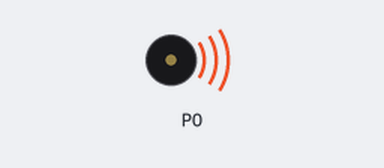
Simulated run of this program. Board: BBC micro:bit (MakeCode). Parts: buzzer (waves = sounding).

Above: at 0.2 s.
Timing chart, 0 to 3.0 s (numbered marks = the images above):
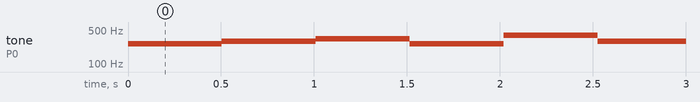

The program:

main.ts
```typescript
basic.forever(function () {
    music.play(music.tonePlayable(262, music.beat(BeatFraction.Whole)), music.PlaybackMode.UntilDone)
    music.play(music.tonePlayable(294, music.beat(BeatFraction.Whole)), music.PlaybackMode.UntilDone)
    music.play(music.tonePlayable(330, music.beat(BeatFraction.Whole)), music.PlaybackMode.UntilDone)
    music.play(music.tonePlayable(262, music.beat(BeatFraction.Whole)), music.PlaybackMode.UntilDone)
    music.play(music.tonePlayable(392, music.beat(BeatFraction.Whole)), music.PlaybackMode.UntilDone)
    music.play(music.tonePlayable(294, music.beat(BeatFraction.Whole)), music.PlaybackMode.UntilDone)
    music.play(music.tonePlayable(392, music.beat(BeatFraction.Whole)), music.PlaybackMode.UntilDone)
    music.play(music.tonePlayable(294, music.beat(BeatFraction.Whole)), music.PlaybackMode.UntilDone)
    music.play(music.tonePlayable(262, music.beat(BeatFraction.Whole)), music.PlaybackMode.UntilDone)
    music.play(music.tonePlayable(220, music.beat(BeatFraction.Whole)), music.PlaybackMode.UntilDone)
    music.play(music.tonePlayable(330, music.beat(BeatFraction.Whole)), music.PlaybackMode.UntilDone)
    music.play(music.tonePlayable(262, music.beat(BeatFraction.Whole)), music.PlaybackMode.UntilDone)
    music.play(music.tonePlayable(247, music.beat(BeatFraction.Whole)), music.PlaybackMode.UntilDone)
    music.play(music.tonePlayable(262, music.beat(BeatFraction.Whole)), music.PlaybackMode.UntilDone)
    music.play(music.tonePlayable(247, music.beat(BeatFraction.Whole)), music.PlaybackMode.UntilDone)
    music.play(music.tonePlayable(220, music.beat(BeatFraction.Whole)), music.PlaybackMode.UntilDone)
    music.play(music.tonePlayable(247, music.beat(BeatFraction.Whole)), music.PlaybackMode.UntilDone)
    music.play(music.tonePlayable(262, music.beat(BeatFraction.Whole)), music.PlaybackMode.UntilDone)
    music.play(music.tonePlayable(294, music.beat(BeatFraction.Whole)), music.PlaybackMode.UntilDone)
    music.play(music.tonePlayable(196, music.beat(BeatFraction.Whole)), music.PlaybackMode.UntilDone)
    music.play(music.tonePlayable(262, music.beat(BeatFraction.Whole)), music.PlaybackMode.UntilDone)
    music.play(music.tonePlayable(294, music.beat(BeatFraction.Whole)), music.PlaybackMode.UntilDone)
    music.play(music.tonePlayable(330, music.beat(BeatFraction.Whole)), music.PlaybackMode.UntilDone)
    music.play(music.tonePlayable(330, music.beat(BeatFraction.Whole)), music.PlaybackMode.UntilDone)
})
```

test.ts
```typescript
// 在此处测试；当此软件包作为插件使用时，将不会编译此软件包。
```

Measured:
- by itself, tone on P0: plays 262 Hz for 0.51 s, 294 Hz for 0.51 s, 330 Hz for 0.51 s, 262 Hz for 0.51 s, 392 Hz for 0.51 s, 294 Hz for 0.51 s … (248 notes in this stretch)
